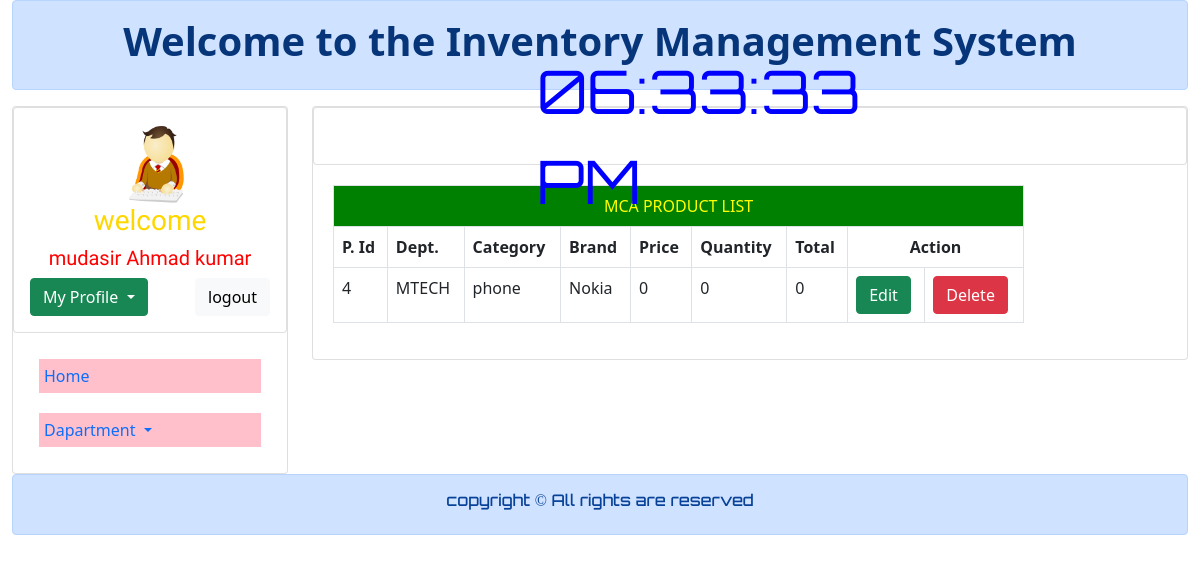
/admin/mtech.php (signed in), run on the app's committed database.
### tables this page shows
CREATE TABLE `add_product` (
  `id` int(13) NOT NULL,
  `department` varchar(30) NOT NULL,
  `catagory` varchar(25) NOT NULL,
  `brand` varchar(25) NOT NULL,
  `price` int(13) NOT NULL,
  `quantity` int(13) NOT NULL,
  `total` int(13) NOT NULL
);

### admin/mtech.php (the view, shortened to what this page needs)
<?php
include 'connection.php';
?>
<!DOCTYPE html>
<html lang="en">
<head>
    <link href="https://cdn.jsdelivr.net/npm/bootstrap@5.0.0/dist/css/bootstrap.min.css" rel="stylesheet">
</head>
<body>
    <div class="container-fluid">
        <div class="row">
            <div class="col-md-12">
                        <div class="alert alert-primary" role="alert">
                            <h1 class="text-center"> <a href="#" class="alert-link" style="text-decoration: none;">Welcome to the Inventory Management System</a></h1>
                        </div>
            </div>
        </div>
        <div class="row">
            <div class="col-md-3">
                <div class="card">
                <div class="row">
                         <div class="col-md-12">
                             <div class="card">
                                <div class="card-body">
                                    <div class="row">
                                    <div class="col-md-4"></div>
                                        <div class="col-md-4">
                                          <img style="height:80px; width: 80px; border-radious:50px; justify-item: center;" src="../img/logo.png" alt="">
                                        </div>
                                        <div class="col-md-4"></div>
                                    </div>
                                    <h3 class="text-center" style="font-family: 'Texturina', serif; color:gold">welcome</h3>
                                    <h2 class="text-center "  style="font-family: 'Texturina', serif; color:red; font-size:20px"><?php echo $_SESSION['name'];?></h2>
                                   <div class="dropdown">
                                        <button class="btn btn-success dropdown-toggle" type="button" id="dropdownMenuButton1" data-bs-toggle="dropdown" aria-expanded="false">
                                            My Profile
                                        </button>
                                        <a class="btn btn-light" style="float:right;" href="logout.php" role="button">logout</a>
                                    </div>
                                </div>
                             </div>
                         </div>
                     </div>
                    <div class="card-body">
                        <nav class="nav flex-column">
                            <a class="nav-link" href="admin_dashboard.php">Home</a>
                            <a class="nav-link dropdown-toggle" href="#" id="navbarDropdown" role="button" data-bs-toggle="dropdown" aria-expanded="false">
                            Dapartment
                            </a>
                         </nav>
                    </div>
                </div>
            </div>
            <div class="col-md-9">
                <div class="card">
                     <div class="row">
                         <div class="col-md-12">
                             <div class="card">
                                <div class="card-body"><br>
                                <div id="MyClockDisplay" class="clock"></div>
                                </div>
                             </div>
                         </div>
                     </div>
                    <div class="card-body" style="margin:10px; padding:10px;">
                    <div class="row">
                            <div class="col-md-10">
                                <table class="table table-bordered table-hover">
                                    <thead>
                                        <tr>
                                        <td colspan="9" style="color:yellow; background-color:green; text-align: center;"><?php echo $_SESSION['department']; ?> PRODUCT LIST</td>
                                        </tr>
                                        <tr>
                                            <th>P. Id</th>
                                            <th>Dept.</th>
                                            <th>Category</th>
                                            <th>Brand</th>
                                            <th>Price</th>
                                            <th>Quantity</th>
                                            <th>Total</th>
                                            <th colspan="2" style="text-align: center;">Action</th>
                                        </tr>
                                    </thead>
                                    <?php
                                        $query = "select * from add_product where department = 'MTECH'";
                                        $query_run = mysqli_query($connection,$query);
                                        while($row = mysqli_fetch_assoc($query_run)){
                                            ?>
                                            <tr>
                                                <td><?php echo $row['id'];?></td>
                                                <td><?php echo $row['department'];?></td>
                                                <td><?php echo $row['catagory'];?></td>
                                                <td><?php echo $row['brand'];?></td>
                                                <td><?php echo $row['price'];?></td>
                                                <td><?php echo $row['quantity'];?></td>
                                                <td><?php echo $row['total'];?></td>
                                                <td>
                                                    <button class="btn btn-success" name=""><a  style="text-decoration: none; color: white;" href="edit_product.php?cid=<?php echo $row['id'];?>">Edit</a></button>
                                                </td>
                                                <td>
                                                    <button class="btn btn-danger" name=""><a  style="text-decoration: none; color: white;"href="delete_product.php?cid=<?php echo $row['id'];?>">Delete</a></button>
                                                </td>
                                            </tr>
                                            <?php
                                        }
                                    ?>
                                </table>
                            </div>
	                    </div>
                    </div>
                </div>
            </div>
        </div>
        <div class="row">
            <div class="col-md-12">
                        <div class="alert alert-primary" role="alert">
                            <h6 class="text-center" style="text-decoration: none; font-family: Orbitron;"> copyright &copy; All rights are reserved</h6>
                        </div>
            </div>
    </div>
</body>
</html>

### admin/mtech.php (style rules this page uses)
.nav { color: black; }
.nav a { padding: 5px; margin:10px; background-color: pink; }
.clock { position: absolute; top: 50%; left: 50%; transform: translateX(-50%) translateY(-50%); color: blue; font-family: Orbitron; font-size: 60px; padding: 0px 5px 0px 5px; }

### data on the page
add_product: id "4", department "MTECH", catagory "phone", brand "Nokia", price "0", quantity "0", total "0"

### other printed values
$_SESSION['name'] "mudasir Ahmad kumar"
$_SESSION['department'] "MCA"
